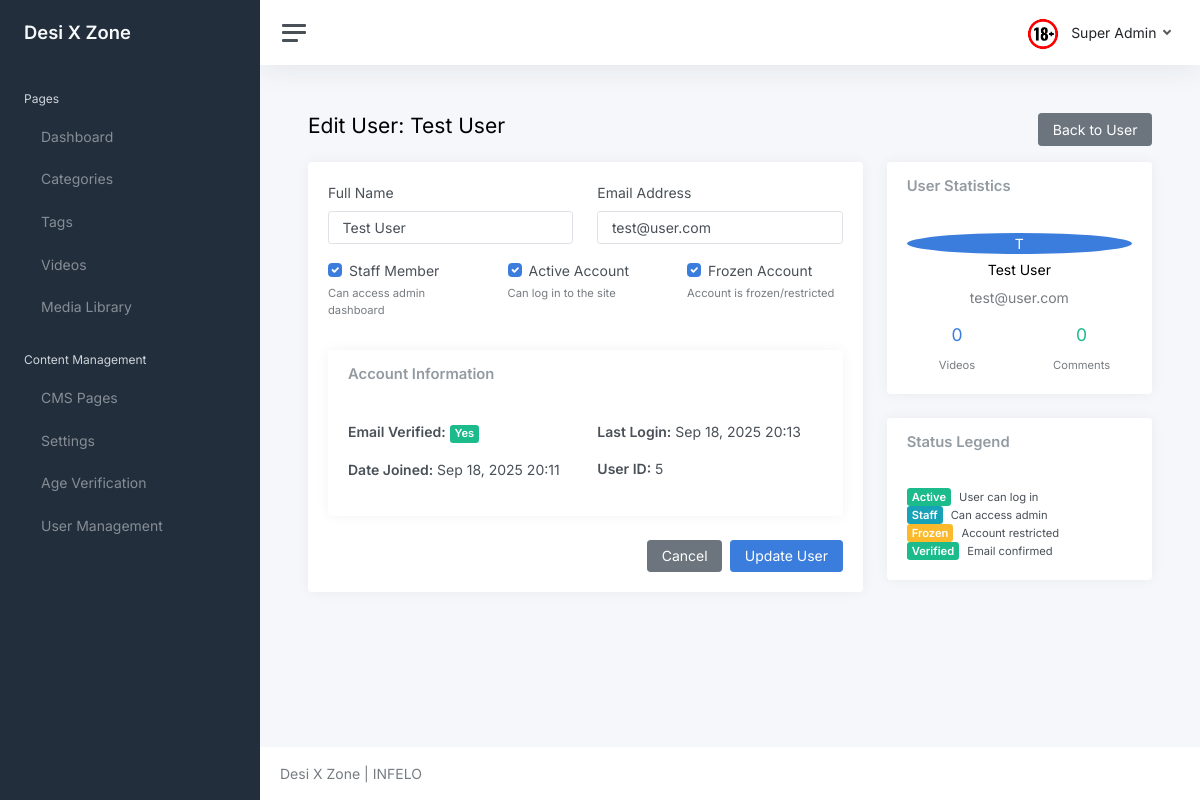
The app's page /core/users/5/edit/ (signed in) with its own data.
### core/models.py (models this page shows, shortened)
class Settings(models.Model):
	key = models.CharField(max_length=100, unique=True, help_text="Setting key (e.g., 'site_title', 'contact_email')")
	value = models.TextField(help_text="Setting value")
	description = models.TextField(blank=True, help_text="Description of what this setting does")
	created_at = models.DateTimeField(auto_now_add=True)
	updated_at = models.DateTimeField(auto_now=True)
	class Meta:
		ordering = ['key']
		verbose_name = "Setting"
		verbose_name_plural = "Settings"
	@classmethod
	def get_setting(cls, key, default=None):
		try:
			return cls.objects.get(key=key).value
		except cls.DoesNotExist:
			return default

class User(AbstractUser):
	username = None
	first_name = None
	last_name = None
	name = models.CharField(max_length=150, blank=True)
	email = models.EmailField(unique=True)
	is_freeze = models.BooleanField(default=False)
	is_email_verified = models.BooleanField(default=False)
	email_verification_token = models.CharField(max_length=100, blank=True, null=True)
	email_verification_created = models.DateTimeField(blank=True, null=True)
	is_staff = models.BooleanField(default=False, help_text="Designates whether the user can log into the admin site. Only activated users can access admin.")
	USERNAME_FIELD = 'email'
	REQUIRED_FIELDS = []

### core/views.py (the view, shortened to what this page needs)
# urls.py: path('users/<int:pk>/edit/', views.user_update, name='user_update'),
@login_required(login_url='login')
def user_update(request, pk):
	user = get_object_or_404(User, pk=pk)
	context = {
		'user': user,
	}
	return render(request, 'core/user_form.html', context)

### adulto/context_processors.py (called while the page is built)
def site_branding(request):
	return {
		"site_brand": getattr(settings, "SITE_BRAND", "Desi X Zone"),
		"site_logo_url": getattr(settings, "SITE_LOGO_URL", "/static/logo.png"),
	}

### core/models.py (called while the page is built)
	@classmethod
	def get_active(cls):
		try:
			return cls.objects.filter(is_active=True).first()
		except:
			return None

### templates/core/user_form.html (shortened to what this page needs)
{% extends 'core/layout/base.html' %}
{% block content %}
<div class="container-fluid p-0">
    <div class="d-flex justify-content-between align-items-center mb-3">
        <h1 class="h3 d-inline align-middle">Edit User: {{ user.name|default:user.email }}</h1>
        <a class="btn btn-secondary" href="{% url 'user_detail' user.id %}">Back to User</a>
    </div>
    <div class="row">
        <div class="col-md-8">
            <div class="card">
                <div class="card-body">
                    <form method="post">
                        <div class="row">
                            <div class="col-md-6">
                                <div class="mb-3">
                                    <label for="name" class="form-label">Full Name</label>
                                    <input type="text" class="form-control" id="name" name="name" value="{{ user.name|default:'' }}">
                                </div>
                            </div>
                            <div class="col-md-6">
                                <div class="mb-3">
                                    <label for="email" class="form-label">Email Address</label>
                                    <input type="email" class="form-control" id="email" name="email" value="{{ user.email }}">
                                </div>
                            </div>
                        </div>
                        <div class="row">
                            <div class="col-md-4">
                                <div class="mb-3">
                                    <div class="form-check">
                                        <input class="form-check-input" type="checkbox" id="is_staff" name="is_staff" {% if user.is_staff %}checked{% endif %}>
                                        <label class="form-check-label" for="is_staff">
                                            Staff Member
                                        </label>
                                    </div>
                                    <div class="form-text">Can access admin dashboard</div>
                                </div>
                            </div>
                            <div class="col-md-4">
                                <div class="mb-3">
                                    <div class="form-check">
                                        <input class="form-check-input" type="checkbox" id="is_active" name="is_active" {% if user.is_active %}checked{% endif %}>
                                        <label class="form-check-label" for="is_active">
                                            Active Account
                                        </label>
                                    </div>
                                    <div class="form-text">Can log in to the site</div>
                                </div>
                            </div>
                            <div class="col-md-4">
                                <div class="mb-3">
                                    <div class="form-check">
                                        <input class="form-check-input" type="checkbox" id="is_freeze" name="is_freeze" {% if user.is_freeze %}checked{% endif %}>
                                        <label class="form-check-label" for="is_freeze">
                                            Frozen Account
                                        </label>
                                    </div>
                                    <div class="form-text">Account is frozen/restricted</div>
                                </div>
                            </div>
                        </div>
                        <div class="card mt-3">
                            <div class="card-header">
                                <h5 class="card-title mb-0">Account Information</h5>
                            </div>
                            <div class="card-body">
                                <div class="row">
                                    <div class="col-md-6">
                                        <p><strong>Email Verified:</strong>
                                            {% if user.is_email_verified %}
                                                <span class="badge bg-success">Yes</span>
                                            {% else %}
                                                <span class="badge bg-warning">No</span>
                                            {% endif %}
                                        </p>
                                        <p><strong>Date Joined:</strong> {{ user.date_joined|date:"M d, Y H:i" }}</p>
                                    </div>
                                    <div class="col-md-6">
                                        <p><strong>Last Login:</strong> {{ user.last_login|date:"M d, Y H:i"|default:"Never" }}</p>
                                        <p><strong>User ID:</strong> {{ user.id }}</p>
                                    </div>
                                </div>
                            </div>
                        </div>
                        <div class="d-flex justify-content-end gap-2 mt-4">
                            <a class="btn btn-secondary" href="{% url 'user_detail' user.id %}">Cancel</a>
                            <button type="submit" class="btn btn-primary">Update User</button>
                        </div>
                    </form>
                </div>
            </div>
        </div>
        <div class="col-md-4">
            <div class="card">
                <div class="card-header">
                    <h5 class="card-title mb-0">User Statistics</h5>
                </div>
                <div class="card-body">
                    <div class="text-center mb-3">
                        <div class="w-16 h-16 bg-primary rounded-circle d-flex align-items-center justify-content-center mx-auto">
                            <span class="text-white font-weight-bold text-xl">{{ user.name|first|upper|default:user.email|first|upper }}</span>
                        </div>
                        <h5 class="mt-2">{{ user.name|default:"No Name" }}</h5>
                        <p class="text-muted">{{ user.email }}</p>
                    </div>
                    <div class="row text-center">
                        <div class="col-6">
                            <h4 class="text-primary">{{ user.videos.count }}</h4>
                            <small class="text-muted">Videos</small>
                        </div>
                        <div class="col-6">
                            <h4 class="text-success">{{ user.comments.count }}</h4>
                            <small class="text-muted">Comments</small>
                        </div>
                    </div>
                </div>
            </div>
            <div class="card mt-3">
                <div class="card-header">
                    <h5 class="card-title mb-0">Status Legend</h5>
                </div>
                <div class="card-body">
                    <div class="space-y-2">
                        <div class="d-flex align-items-center">
                            <span class="badge bg-success me-2">Active</span>
                            <small>User can log in</small>
                        </div>
                        <div class="d-flex align-items-center">
                            <span class="badge bg-info me-2">Staff</span>
                            <small>Can access admin</small>
                        </div>
                        <div class="d-flex align-items-center">
                            <span class="badge bg-warning me-2">Frozen</span>
                            <small>Account restricted</small>
                        </div>
                        <div class="d-flex align-items-center">
                            <span class="badge bg-success me-2">Verified</span>
                            <small>Email confirmed</small>
                        </div>
                    </div>
                </div>
            </div>
        </div>
    </div>
</div>
{% endblock %}

### templates/core/layout/base.html (shortened to what this page needs)
<!DOCTYPE html>
<html lang="en">
<head>
    <link href="/static/core/css/app.css" rel="stylesheet">
</head>
<body>
    <div class="wrapper">
        {% include 'core/layout/sidebar.html' %}
        <div class="main">
            {% include 'core/layout/header.html' %}
            <main class="content">
                {% block content %}{% endblock %}
            </main>
            <footer class="footer">
                <div class="container-fluid">
                    <div class="row text-muted">
                        <div class="col-6 text-start">
                            <p class="mb-0">
                                {{ site_brand }} | INFELO
                            </p>
                        </div>
                    </div>
                </div>
            </footer>
        </div>
    </div>
</body>
</html>

### templates/core/layout/sidebar.html (shortened to what this page needs)
<nav id="sidebar" class="sidebar js-sidebar">
    <div class="sidebar-content js-simplebar">
        <a class="sidebar-brand" href="index.html">
            <span class="align-middle">{{ site_brand }}</span>
        </a>
        <ul class="sidebar-nav">
            <li class="sidebar-header">
                Pages
            </li>
            <li class="sidebar-item">
                <a class="sidebar-link" href="{% url 'dashboard' %}">
                     <span
                        class="align-middle">Dashboard</span>
                </a>
            </li>
            <li class="sidebar-item">
                <a class="sidebar-link" href="{% url 'category_list' %}">
                     <span
                        class="align-middle">Categories</span>
                </a>
            </li>
            <li class="sidebar-item">
                <a class="sidebar-link" href="{% url 'tag_list' %}">
                     <span
                        class="align-middle">Tags</span>
                </a>
            </li>
            <li class="sidebar-item">
                <a class="sidebar-link" href="{% url 'video_list' %}">
                     <span
                        class="align-middle">Videos</span>
                </a>
            </li>
            <li class="sidebar-item">
                <a class="sidebar-link" href="{% url 'media_library' %}">
                     <span
                        class="align-middle">Media Library</span>
                </a>
            </li>
            <li class="sidebar-header">
                Content Management
            </li>
            <li class="sidebar-item">
                <a class="sidebar-link" href="{% url 'cms_list' %}">
                     <span
                        class="align-middle">CMS Pages</span>
                </a>
            </li>
            <li class="sidebar-item">
                <a class="sidebar-link" href="{% url 'settings_list' %}">
                     <span
                        class="align-middle">Settings</span>
                </a>
            </li>
            <li class="sidebar-item">
                <a class="sidebar-link" href="{% url 'age_verification_list' %}">
                     <span
                        class="align-middle">Age Verification</span>
                </a>
            </li>
            <li class="sidebar-item">
                <a class="sidebar-link" href="{% url 'user_list' %}">
                     <span
                        class="align-middle">User Management</span>
                </a>
            </li>
        </ul>
    </div>
</nav>

### templates/core/layout/header.html (shortened to what this page needs)
<nav class="navbar navbar-expand navbar-light navbar-bg">
    <a class="sidebar-toggle js-sidebar-toggle">
        <i class="hamburger align-self-center"></i>
    </a>
    <div class="navbar-collapse collapse">
        <ul class="navbar-nav navbar-align">
            <li class="nav-item dropdown">
                <a class="nav-link dropdown-toggle d-none d-sm-inline-block" href="#"
                    data-bs-toggle="dropdown">
                    <img src="/static/core/logo.png" class="avatar img-fluid rounded me-1"
                        alt="" /> <span class="text-dark">{{ request.user.name }}</span>
                </a>
            </li>
        </ul>
    </div>
</nav>

### records on screen
Settings: value "Desi X Zone"
User: user.name "Super Admin"
User: name "Test User", email "test@user.com", is_staff "☑", is_active "☑", is_freeze "☑", date_joined "Sep 18, 2025 20:11", last_login "Sep 18, 2025 20:13", id "5", name|first "T", videos.count "0", comments.count "0"
